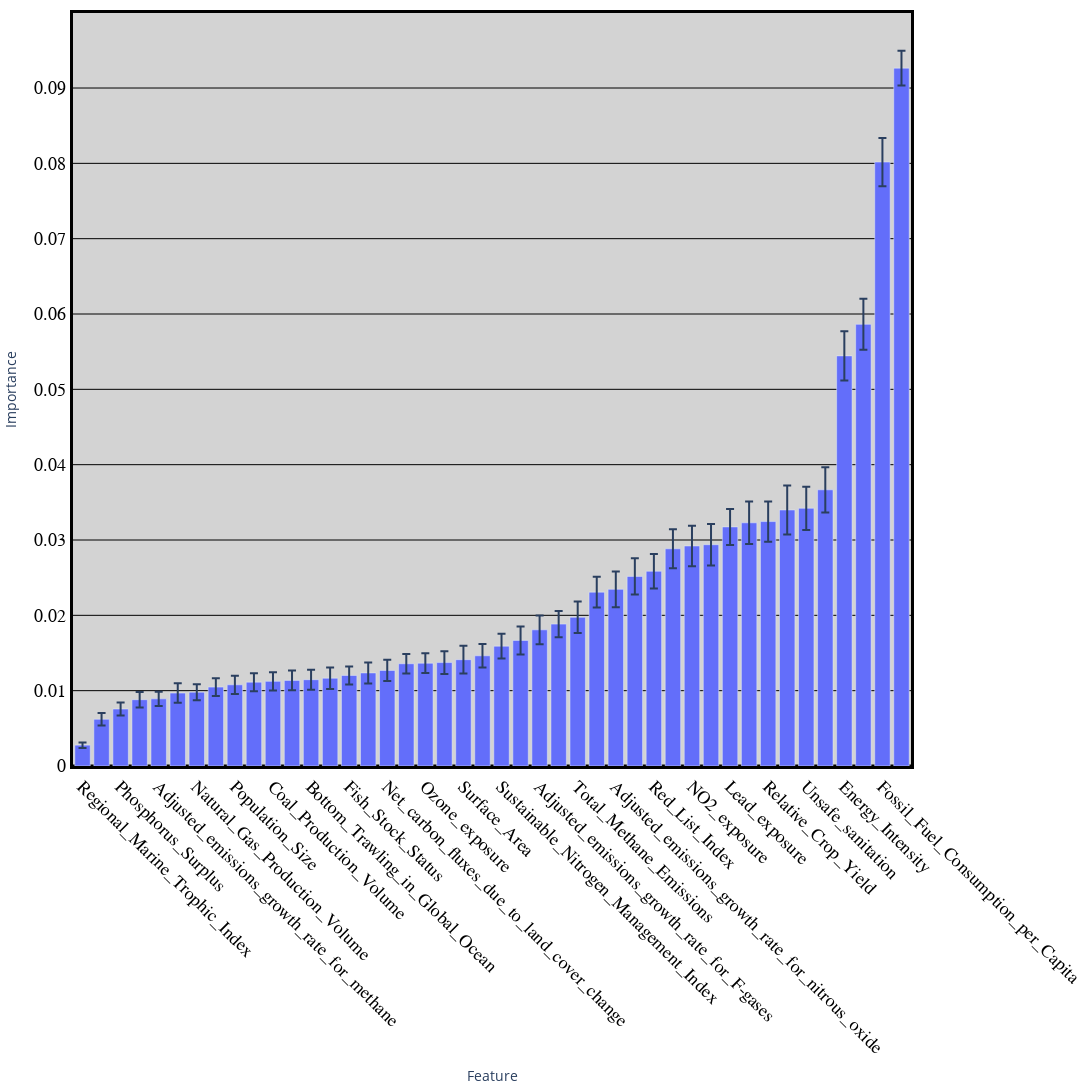

Here is the notebook cell this chart was saved with:
### Code cell
# Plot the SWEFI scores using Plotly.
swefi_scores = pd.read_csv('results_climate/result.csv', index_col=0)
index = swefi_scores.index
value = swefi_scores['mean(SWEFI)']
error = swefi_scores['std(SWEFI)']

fig = go.Figure(go.Bar(
    y=value,
    x=index,
    error_y=dict(type='data', array=error),
))

fig.update_layout(
    xaxis=dict(
        title='Feature',
        zeroline=True,
        showline=True,
        zerolinecolor='black',
        zerolinewidth=3,
        linecolor='black',
        linewidth=3,
        mirror=True,
        tickangle=45,
        tickfont=dict(
            family='Arial',
            size=18,
            color='black',
        )
    ),
    yaxis=dict(
        title='Importance',
        showgrid=True,
        zeroline=True,
        showline=True,
        gridcolor='black',
        gridwidth=1,
        zerolinecolor='black',
        zerolinewidth=3,
        linecolor='black',
        linewidth=3,
        mirror=True,
        tickfont=dict(
            family='Arial',
            size=18,
            color='black',
        )
    ),
    margin=dict(l=10, r=10, b=10, t=10),
    paper_bgcolor='white',
    plot_bgcolor='lightgrey',
    width=2000,
    height=1500,
    bargap=0.1,
    bargroupgap=0.1,
)

# To save the figure as an image, uncomment the next line:
# fig.write_image('swefi_success_time_series_vertical.png')
fig.show()

### Figure 1 — Plotly figure (JSON) as saved in the notebook; plotly's stock layout.template omitted (floating-point values rounded to 4 significant figures)
{"data": [{"error_y": {"array": [0.0003638, 0.0008408, 0.0008605, 0.001021, 0.0009522, 0.001299, 0.001062, 0.001175, 0.001215, 0.001194, 0.001202, 0.001309, 0.001329, 0.001434, 0.001186, 0.001398, 0.001411, 0.0013, 0.001313, 0.001518, 0.001845, 0.001568, 0.001634, 0.00186, 0.001911, 0.001739, 0.002083, 0.002031, 0.002368, 0.002405, 0.002298, 0.002595, 0.002683, 0.00275, 0.002393, 0.002815, 0.002676, 0.003242, 0.002869, 0.003005, 0.00327, 0.003379, 0.003203, 0.002321], "type": "data"}, "type": "bar", "x": ["Regional_Marine_Trophic_Index", "Adjusted_emissions_growth_rate_for_carbon_dioxide__country_specific_targets", "Phosphorus_Surplus", "Adjusted_emissions_growth_rate_for_carbon_dioxide", "Adjusted_emissions_growth_rate_for_methane", "Bottom_Trawling_in_EEZ", "Natural_Gas_Production_Volume", "Gas_Flaring_Volume", "Population_Size", "Terrestrial_Biome_Protection", "Coal_Production_Volume", "Fish_Catch_Discarded", "Bottom_Trawling_in_Global_Ocean", "Adjusted_emissions_growth_rate_for_nitrous_oxides", "Fish_Stock_Status", "GHG_growth_rate_adjusted_by_emissions_intensity", "Net_carbon_fluxes_due_to_land_cover_change", "Adjusted_emissions_growth_rate_for_black_carbon", "Ozone_exposure", "Adjusted_emissions_growth_rate_for_sulfur_dioxide", "Surface_Area", "Electricity_Production", "Sustainable_Nitrogen_Management_Index", "GHG_growth_rate_adjusted_by_per_capita_emissions", "Adjusted_emissions_growth_rate_for_F-gases", "Urban_Population", "Total_Methane_Emissions", "Oil_Production_Volume", "Adjusted_emissions_growth_rate_for_nitrous_oxide", "Anthropogenic_PM2_5_exposure", "Red_List_Index", "Carbon_Intensity_of_Electricity", "NO2_exposure", "Unsafe_drinking_water", "Lead_exposure", "Share_of_Renewables_in_Electricity_Production", "Relative_Crop_Yield", "Household_solid_fuels", "Unsafe_sanitation", "Species_Protection_Index", "Energy_Intensity", "GDP", "Fossil_Fuel_Consumption_per_Capita", "CO2_Intensity"], "y": [0.002768, 0.006206, 0.007564, 0.008803, 0.008911, 0.009678, 0.009802, 0.01047, 0.01078, 0.01113, 0.01124, 0.01137, 0.01146, 0.01165, 0.01202, 0.01236, 0.01268, 0.01357, 0.01365, 0.01373, 0.01411, 0.01463, 0.01591, 0.01667, 0.01808, 0.01884, 0.01974, 0.02308, 0.02346, 0.02517, 0.02585, 0.02883, 0.02921, 0.02938, 0.03174, 0.03228, 0.03245, 0.03398, 0.03421, 0.03666, 0.05444, 0.05863, 0.08017, 0.09264]}], "layout": {"bargap": 0.1, "bargroupgap": 0.1, "height": 1500, "margin": {"b": 10, "l": 10, "r": 10, "t": 10}, "paper_bgcolor": "white", "plot_bgcolor": "lightgrey", "width": 2000, "xaxis": {"linecolor": "black", "linewidth": 3, "mirror": true, "showline": true, "tickangle": 45, "tickfont": {"color": "black", "family": "Arial", "size": 18}, "title": {"text": "Feature"}, "zeroline": true, "zerolinecolor": "black", "zerolinewidth": 3}, "yaxis": {"gridcolor": "black", "gridwidth": 1, "linecolor": "black", "linewidth": 3, "mirror": true, "showgrid": true, "showline": true, "tickfont": {"color": "black", "family": "Arial", "size": 18}, "title": {"text": "Importance"}, "zeroline": true, "zerolinecolor": "black", "zerolinewidth": 3}}}
